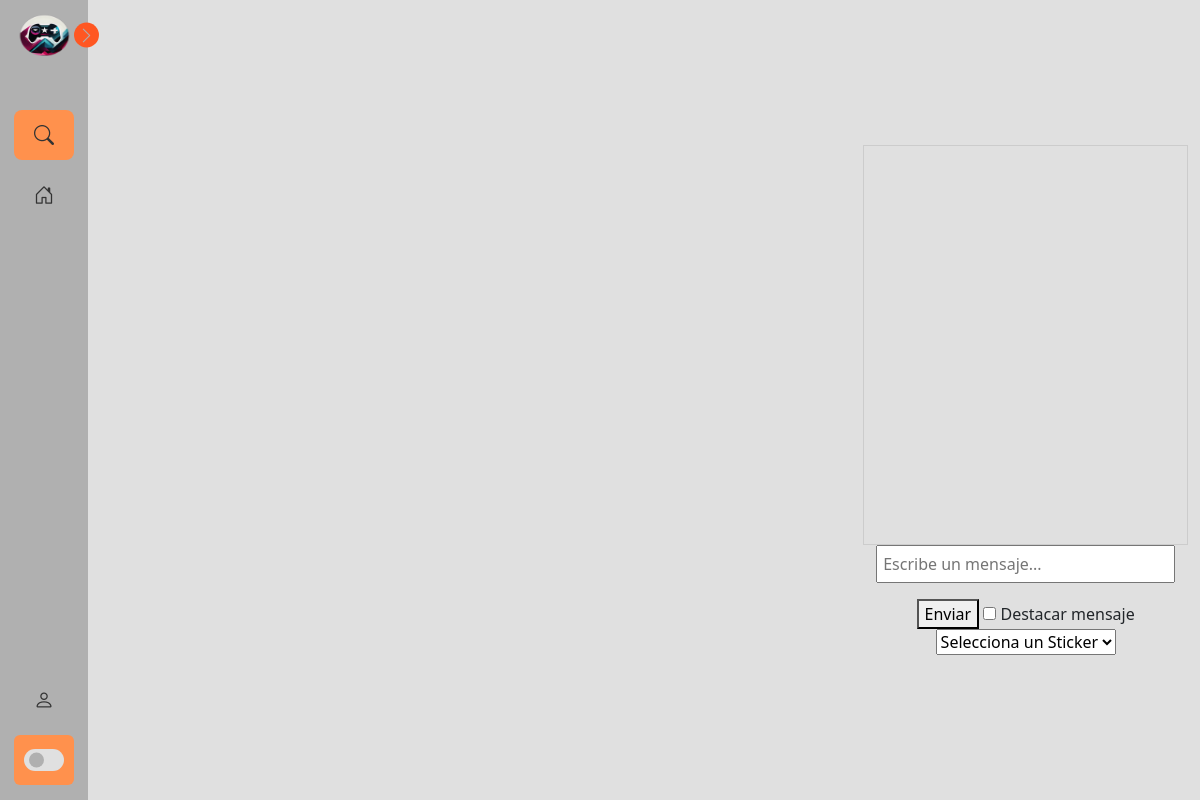
The app's page /streamViewer/1/, older data.
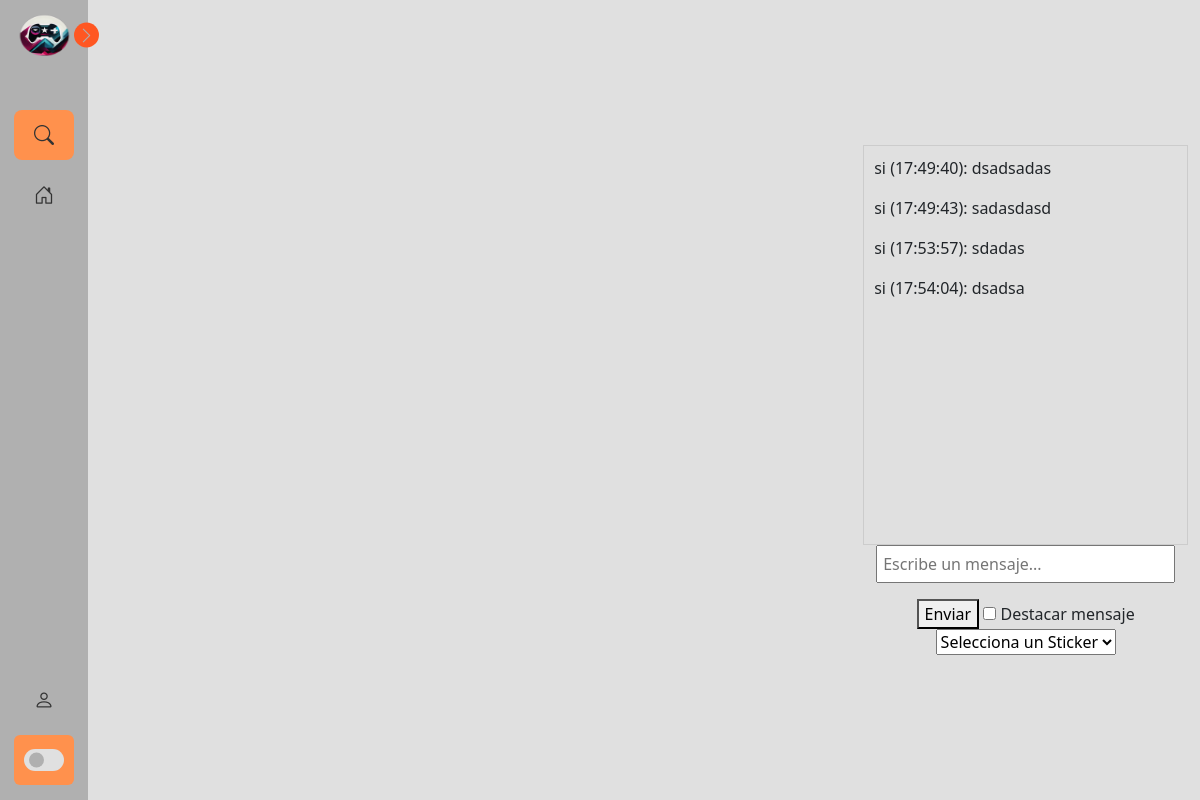
The same page, newer data.
### app/tvapp/models.py (models this page shows, shortened)
class MensajeChat(models.Model):
    usuario = models.ForeignKey(User, on_delete=models.CASCADE)
    sala = models.ForeignKey('Sala', on_delete=models.CASCADE)
    mensaje = models.TextField()
    timestamp = models.DateTimeField(auto_now_add=True)

### app/tvapp/views.py (the view, shortened to what this page needs)
# urls.py: path('streamViewer/<int:sala_id>/', views.streamViewer, name='stream_viewer'),
def streamViewer(request, sala_id):
    usuario_actual = request.user
    puntos_usuario = None
    sala = get_object_or_404(Sala, id=sala_id)
    mensajes = MensajeChat.objects.filter(sala=sala).order_by('timestamp')
    return render(request, 'streamViewer.html', { 'sala': sala, 'mensajes': mensajes, 'puntos_usuario': puntos_usuario})

### app/tvapp/templates/streamViewer.html (shortened to what this page needs)
{% extends 'baseInicio.html' %}
{% load static %}
{% block head %}
<link rel="stylesheet" href="{% static 'css/chat.css' %}">
{% endblock %}
{% block content %}
<div data-email="{{ email }}" class="body">
    <div class="container" id="chat-container">
        <div id="chat">
            {% for mensaje in mensajes %}
                <p>{{ mensaje.usuario.username }} ({{ mensaje.timestamp|date:"H:i:s" }}): {{ mensaje.mensaje }}</p>
            {% endfor %}
        </div>
        <form id="enviar_mensaje" action="/enviar_mensaje/{{sala.id}}" method="POST" enctype="multipart/form-data">
                <input name="mensaje" type="text" id="input" placeholder="Escribe un mensaje...">
                <button type="button" onclick="sendMessage()">Enviar</button>
                <input type="checkbox" id="destacar"> Destacar mensaje
                <br>
                <select id="sticker-dropdown">
                    <option value="" selected>Selecciona un Sticker</option>
                </select>
            </form>
    </div>
</div>
{% endblock %}

Row changes from the older to the newer data that the page shows:
added MensajeChat: usuario.username "si", timestamp "17:49:40", mensaje "dsadsadas"
added MensajeChat: usuario.username "si", timestamp "17:49:43", mensaje "sadasdasd"
added MensajeChat: usuario.username "si", timestamp "17:53:57", mensaje "sdadas"
added MensajeChat: usuario.username "si", timestamp "17:54:04", mensaje "dsadsa"
